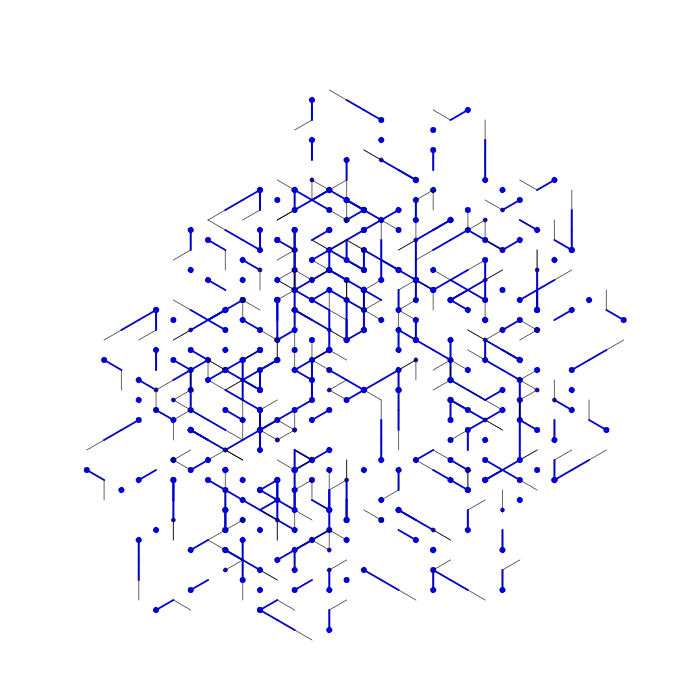
Frame 1 (no input)
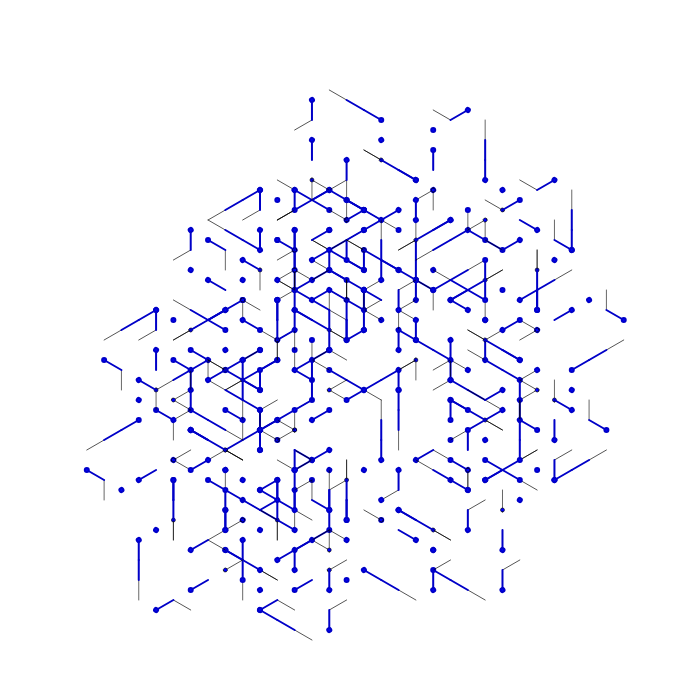
Frame 60 (no input)
Frame 120 (the mouse pressed at the canvas centre since frame 60): identical to frame 60, image omitted

The p5.js sketch that drew these frames (run headless with seeded random() and noise() and a simulated clock; from frame 60 on, the mouse is pressed at the canvas centre):

// p5.js sketch
// ── sketch.js
//let bigRule = "FF[+FF]-FF";
let premis = "AA";
let rules = {
  B: "C--BCA",
  A: "C++B-[A+C+B]AA",
};
let bigRule;

// start :F[+F!][-F!]BF*A
// end : F[+F!][-F!]F*AF*F[+F!][-F!]B

let lenght = 100;
let lang = 250;
let angle = 60;

function setup() {
  createCanvas(700, 700);
  angleMode(DEGREES);
  bigRule = resolveRules(premis, rules, 3);
  print(bigRule);
  groteA = random(30, 100);
  groteB = random(100, 200);
}

function draw() {
  background(255);
  translate(260, 450);
  rotate(-90);
  scale(0.2);

  drawShape(bigRule);
  //angle += 0.1;
  //lenght += 0.2;
}

function resolveRules(startRule, rules, depth) {
  let endRule = "";
  for (let c of startRule) {
    if (c in rules) {
      endRule += rules[c];
    } else {
      endRule += c;
    }
  }
  if (depth >= 1) {
    endRule = resolveRules(endRule, rules, depth - 1);
  }
  return endRule;
}

function drawShape(rule) {
  for (c of rule) {
    if (c === "A") {
      //stroke(200, 0, 0);
      strokeWeight(10);
      stroke(0, 0, 200);
      line(0, 0, lenght, 0);
      translate(lenght, 0);
    } else if (c === "+") {
      rotate(angle);
    } else if (c === "-") {
      rotate(-angle);
    } else if (c === "B") {
      strokeWeight(3);
      stroke(0, 0, 0);
      line(0, 0, lenght, 0);
      translate(lenght, 0);
    } else if (c === "C") {
      fill(0, 0, 255);
      ellipse(0, 0, 20);
      translate(lenght, 0);
    }
  }
}
